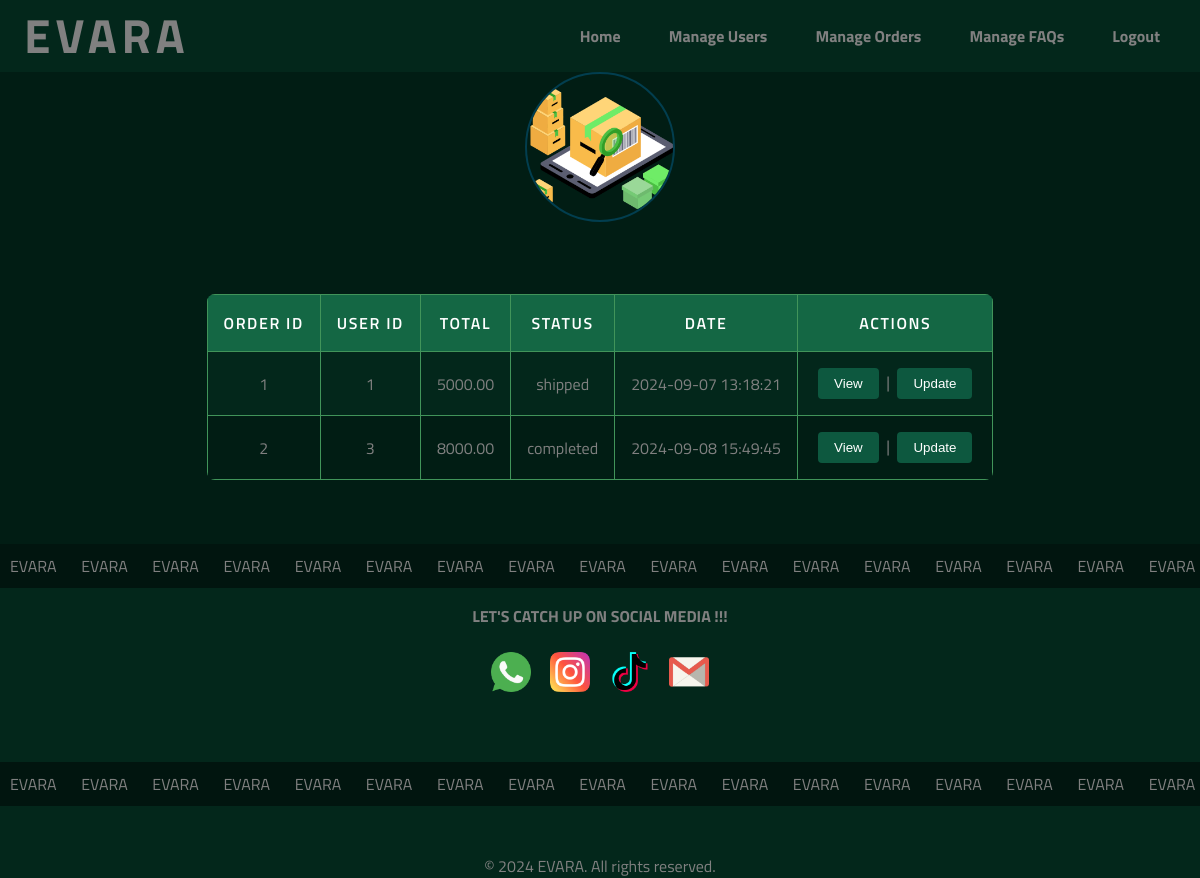
The page /admin_order_management.php on the database its author committed.
### tables this page shows
CREATE TABLE `orders` (
  `order_id` int(11) NOT NULL,
  `user_id` int(11) NOT NULL,
  `total` decimal(10,2) NOT NULL,
  `status` enum('pending','completed','shipped','canceled') DEFAULT 'pending',
  `order_date` timestamp NOT NULL DEFAULT current_timestamp()
);

### admin_order_management.php (the view, shortened to what this page needs)
<?php
$servername = "localhost";
$username = "root";
$password = "";
$database = "evara_db";
$conn = new mysqli($servername, $username, $password, $database);
$query = "SELECT * FROM orders";
$result = mysqli_query($conn, $query);
?>
<!DOCTYPE html>
<html lang="en">
<head>
    <link rel="stylesheet" href="CSS/admin.css">
    <link rel="stylesheet" href="CSS/style.css">
</head>
<body>
    <header>
        <div class="logo"><b>EVARA</b></div>
        <nav>
            <ul>
                <li><a href="index.php"><b>Home</b></a></li>
                <li><a href="admin_user_management.php"><b>Manage Users</b></a></li>
                <li><a href="admin_order_management.php"><b>Manage Orders</b></a></li>
                <li><a href="admin_faq_management.php"><b>Manage FAQs</b></a></li>
                <li><a href="logout.php"><b>Logout</b></a></li>
            </ul>
        </nav>
    </header>
    <main>
        <section id="userManagment">
        <h1 >Order Management</h1>
        <div class="admin-image">
                    <img src="pics/order-tracking.png" alt="admin Image">
                </div>
                <br>
                <div class="table-container">
                <table class="admin-table">
            <thead>
                <tr>
                    <th>Order ID</th>
                    <th>User ID</th>
                    <th>Total</th>
                    <th>Status</th>
                    <th>Date</th>
                    <th>Actions</th>
                </tr>
            </thead>
            <tbody>
                <?php while ($row = mysqli_fetch_assoc($result)) { ?>
                    <tr>
                        <td><?php echo $row['order_id']; ?></td>
                        <td><?php echo $row['user_id']; ?></td>
                        <td><?php echo $row['total']; ?></td>
                        <td><?php echo $row['status']; ?></td>
                        <td><?php echo $row['order_date']; ?></td>
                        <td>
                                    <a href="view_order.php?id=<?php echo $row['order_id']; ?>">
                                        <button>View</button>
                                    </a>
                                    |
                                    <a href="update_order.php?id=<?php echo $row['order_id']; ?>">
                                        <button>Update</button>
                                    </a>
                                </td>
                            </tr>
                        <?php } ?>
                    </tbody>
        </table>
   </section>
    </main>
<section class="marqueeBox ">
        <div class="marquee">
            EVARA   &nbsp;    &nbsp;  &nbsp; EVARA  &nbsp;   &nbsp; &nbsp; EVARA     &nbsp;  &nbsp;    &nbsp; EVARA  &nbsp; &nbsp;   &nbsp; EVARA     &nbsp;    &nbsp;  &nbsp; EVARA  &nbsp;   &nbsp; &nbsp;
            EVARA   &nbsp;    &nbsp;  &nbsp; EVARA  &nbsp;   &nbsp; &nbsp; EVARA     &nbsp;  &nbsp;    &nbsp; EVARA  &nbsp; &nbsp;   &nbsp; EVARA     &nbsp;    &nbsp;  &nbsp; EVARA  &nbsp;   &nbsp; &nbsp;
            EVARA   &nbsp;    &nbsp;  &nbsp; EVARA  &nbsp;   &nbsp; &nbsp; EVARA     &nbsp;  &nbsp;    &nbsp; EVARA  &nbsp; &nbsp;   &nbsp; EVARA     &nbsp;    &nbsp;  &nbsp; EVARA  &nbsp;   &nbsp; &nbsp;
            EVARA   &nbsp;    &nbsp;  &nbsp; EVARA  &nbsp;   &nbsp; &nbsp; EVARA     &nbsp;  &nbsp;    &nbsp; EVARA  &nbsp; &nbsp;   &nbsp; EVARA     &nbsp;    &nbsp;  &nbsp; EVARA  &nbsp;   &nbsp; &nbsp;
            EVARA   &nbsp;    &nbsp;  &nbsp; EVARA  &nbsp;   &nbsp; &nbsp; EVARA     &nbsp;  &nbsp;    &nbsp; EVARA  &nbsp; &nbsp;   &nbsp; EVARA     &nbsp;    &nbsp;  &nbsp; EVARA  &nbsp;   &nbsp; &nbsp;
            EVARA   &nbsp;    &nbsp;  &nbsp; EVARA  &nbsp;   &nbsp; &nbsp; EVARA     &nbsp;  &nbsp;    &nbsp; EVARA  &nbsp; &nbsp;   &nbsp; EVARA     &nbsp;    &nbsp;  &nbsp; EVARA  &nbsp;   &nbsp; &nbsp;
            EVARA   &nbsp;    &nbsp;  &nbsp; EVARA  &nbsp;   &nbsp; &nbsp; EVARA     &nbsp;  &nbsp;    &nbsp; EVARA  &nbsp; &nbsp;   &nbsp; EVARA     &nbsp;    &nbsp;  &nbsp; EVARA  &nbsp;   &nbsp; &nbsp;
            EVARA   &nbsp;    &nbsp;  &nbsp; EVARA  &nbsp;   &nbsp; &nbsp; EVARA     &nbsp;  &nbsp;    &nbsp; EVARA  &nbsp; &nbsp;   &nbsp; EVARA     &nbsp;    &nbsp;  &nbsp; EVARA  &nbsp;   &nbsp; &nbsp;
            EVARA   &nbsp;    &nbsp;  &nbsp; EVARA  &nbsp;   &nbsp; &nbsp; EVARA     &nbsp;  &nbsp;    &nbsp; EVARA  &nbsp; &nbsp;   &nbsp; EVARA     &nbsp;    &nbsp;  &nbsp; EVARA  &nbsp;   &nbsp; &nbsp;
            EVARA   &nbsp;    &nbsp;  &nbsp; EVARA  &nbsp;   &nbsp; &nbsp; EVARA     &nbsp;  &nbsp;    &nbsp; EVARA  &nbsp; &nbsp;   &nbsp; EVARA     &nbsp;    &nbsp;  &nbsp; EVARA  &nbsp;   &nbsp; &nbsp;
            EVARA   &nbsp;    &nbsp;  &nbsp; EVARA  &nbsp;   &nbsp; &nbsp; EVARA     &nbsp;  &nbsp;    &nbsp; EVARA  &nbsp; &nbsp;   &nbsp; EVARA     &nbsp;    &nbsp;  &nbsp; EVARA  &nbsp;   &nbsp; &nbsp;
            EVARA   &nbsp;    &nbsp;  &nbsp; EVARA  &nbsp;   &nbsp; &nbsp; EVARA     &nbsp;  &nbsp;    &nbsp; EVARA  &nbsp; &nbsp;   &nbsp; EVARA     &nbsp;    &nbsp;  &nbsp; EVARA  &nbsp;   &nbsp; &nbsp;
        </div>
    </section>
    <footer>
        <section class="homeMedia">
            <div class="social">
                <h4>LET'S CATCH UP ON SOCIAL MEDIA !!!</h4>
                <br>
                <a href="https://wa.me/0740665317" target="_blank"><img src="pics/whtsapp.png" alt="WhatsApp"></a>
                <a href="https://www.instagram.com/" target="_blank"><img src="pics/insta.png" alt="Instagram"></a>
                <a href="https://www.tiktok.com/" target="_blank"><img src="pics/tiktok.png" alt="TikTok"></a>
                <a href="mailto:contactus@gmail.com" target="_blank"><img src="pics/mail.png" alt="Email"></a>
            </div>
        </section>
        <br>
        <br>
        <section class="marqueeBox">
            <div class="marquee">
                EVARA   &nbsp;    &nbsp;  &nbsp; EVARA  &nbsp;   &nbsp; &nbsp; EVARA     &nbsp;  &nbsp;    &nbsp; EVARA  &nbsp; &nbsp;   &nbsp; EVARA     &nbsp;    &nbsp;  &nbsp; EVARA  &nbsp;   &nbsp; &nbsp;
                EVARA   &nbsp;    &nbsp;  &nbsp; EVARA  &nbsp;   &nbsp; &nbsp; EVARA     &nbsp;  &nbsp;    &nbsp; EVARA  &nbsp; &nbsp;   &nbsp; EVARA     &nbsp;    &nbsp;  &nbsp; EVARA  &nbsp;   &nbsp; &nbsp;
                EVARA   &nbsp;    &nbsp;  &nbsp; EVARA  &nbsp;   &nbsp; &nbsp; EVARA     &nbsp;  &nbsp;    &nbsp; EVARA  &nbsp; &nbsp;   &nbsp; EVARA     &nbsp;    &nbsp;  &nbsp; EVARA  &nbsp;   &nbsp; &nbsp;
                EVARA   &nbsp;    &nbsp;  &nbsp; EVARA  &nbsp;   &nbsp; &nbsp; EVARA     &nbsp;  &nbsp;    &nbsp; EVARA  &nbsp; &nbsp;   &nbsp; EVARA     &nbsp;    &nbsp;  &nbsp; EVARA  &nbsp;   &nbsp; &nbsp;
                EVARA   &nbsp;    &nbsp;  &nbsp; EVARA  &nbsp;   &nbsp; &nbsp; EVARA     &nbsp;  &nbsp;    &nbsp; EVARA  &nbsp; &nbsp;   &nbsp; EVARA     &nbsp;    &nbsp;  &nbsp; EVARA  &nbsp;   &nbsp; &nbsp;
                EVARA   &nbsp;    &nbsp;  &nbsp; EVARA  &nbsp;   &nbsp; &nbsp; EVARA     &nbsp;  &nbsp;    &nbsp; EVARA  &nbsp; &nbsp;   &nbsp; EVARA     &nbsp;    &nbsp;  &nbsp; EVARA  &nbsp;   &nbsp; &nbsp;
                EVARA   &nbsp;    &nbsp;  &nbsp; EVARA  &nbsp;   &nbsp; &nbsp; EVARA     &nbsp;  &nbsp;    &nbsp; EVARA  &nbsp; &nbsp;   &nbsp; EVARA     &nbsp;    &nbsp;  &nbsp; EVARA  &nbsp;   &nbsp; &nbsp;
                EVARA   &nbsp;    &nbsp;  &nbsp; EVARA  &nbsp;   &nbsp; &nbsp; EVARA     &nbsp;  &nbsp;    &nbsp; EVARA  &nbsp; &nbsp;   &nbsp; EVARA     &nbsp;    &nbsp;  &nbsp; EVARA  &nbsp;   &nbsp; &nbsp;
                EVARA   &nbsp;    &nbsp;  &nbsp; EVARA  &nbsp;   &nbsp; &nbsp; EVARA     &nbsp;  &nbsp;    &nbsp; EVARA  &nbsp; &nbsp;   &nbsp; EVARA     &nbsp;    &nbsp;  &nbsp; EVARA  &nbsp;   &nbsp; &nbsp;
                EVARA   &nbsp;    &nbsp;  &nbsp; EVARA  &nbsp;   &nbsp; &nbsp; EVARA     &nbsp;  &nbsp;    &nbsp; EVARA  &nbsp; &nbsp;   &nbsp; EVARA     &nbsp;    &nbsp;  &nbsp; EVARA  &nbsp;   &nbsp; &nbsp;
                EVARA   &nbsp;    &nbsp;  &nbsp; EVARA  &nbsp;   &nbsp; &nbsp; EVARA     &nbsp;  &nbsp;    &nbsp; EVARA  &nbsp; &nbsp;   &nbsp; EVARA     &nbsp;    &nbsp;  &nbsp; EVARA  &nbsp;   &nbsp; &nbsp;
                EVARA   &nbsp;    &nbsp;  &nbsp; EVARA  &nbsp;   &nbsp; &nbsp; EVARA     &nbsp;  &nbsp;    &nbsp; EVARA  &nbsp; &nbsp;   &nbsp; EVARA     &nbsp;    &nbsp;  &nbsp; EVARA  &nbsp;   &nbsp; &nbsp;
            </div>
        </section>
        <br>
        <br>
        <p>&copy; 2024 EVARA. All rights reserved.</p>
    </footer>
</body>
</html>

### CSS/admin.css (style rules this page uses)
body { font-family: 'Titillium Web', sans-serif; background-color: #011d14; color: #808080; margin: 0; padding: 0; }
header { background-color: #03271b; color: #fff; padding: 1rem; text-align: center; }
header .logo { font-size: 2rem; font-weight: 600; letter-spacing: 0.1em; }
main { padding: 2rem; display: flex; justify-content: center; align-items: center; flex-direction: column; }
#userManagment h1 { color: #fff; font-size: 2.5rem; margin-bottom: 1rem; text-transform: uppercase; letter-spacing: 0.1em; }
.admin-image { display: flex; justify-content: center; margin-bottom: 1rem; }
.admin-image img { width: 150px; height: auto; border-radius: 50%; border: 2px solid #023e4f; }
.table-container { width: 100%; max-width: 2000px; margin: 2rem auto; overflow-x: auto; }
.admin-table { width: 100%; border-collapse: collapse; font-size: 1rem; text-align: center; background-color: #03271b; border-radius: 8px; overflow: hidden; }
.admin-table th, .admin-table td { padding: 1rem; border: 1px solid #41945a; }
.admin-table th { background-color: #146744; color: #fff; font-weight: 600; text-transform: uppercase; letter-spacing: 0.1em; }
.admin-table tr:nth-child(even) { background-color: #011d14; }
.admin-table td { color: #808080; transition: background-color 0.3s ease; }
.admin-table td button { background-color: #0d583f; color: #fff; border: none; padding: 0.5rem 1rem; cursor: pointer; border-radius: 4px; margin: 0 0.25rem; transition: background-color 0.3s ease; text-decoration: none; }
.admin-table td a { color: inherit; text-decoration: none; }

### CSS/style.css (style rules this page uses)
* { box-sizing: border-box; margin: 0; padding: 0; }
body { background-color: #011d14; line-height: 24px; font-size: 16px; font-weight: 400; visibility: visible; font-family: "Titillium Web", sans-serif; color: #808080; margin: 0; padding: 0; }
header { background-color: #03271b; color: #808080; padding: 1.5rem; display: flex; justify-content: space-between; align-items: center; position: fixed; background-attachment: fixed; backdrop-filter: blur(10px); width: 100%; z-index: 100; }
header .logo { font-size: 3rem; }
header nav ul { list-style: none; display: flex; margin: 0; padding: 0; }
header nav ul li { margin-left: 1rem; }
header nav ul li a { color: #808080; text-decoration: none; padding: 1rem; font-size: 1rem; transition: color 0.3s ease; }
.marqueeBox { overflow: hidden; white-space: nowrap; background-color: #01150f; color:#808080; padding: 10px 10px ; }
.marquee { display: inline-block; white-space: nowrap; animation: marquee 90s linear infinite; width: 100%; }
footer { background-color: #03271b; color: #808080; text-align: center; position: relative; bottom: 0; width: 100%; }
.homeMedia { display: flex; align-items: center; max-width: 800px; margin: 0 auto; padding: 1rem; justify-content: center; }
.homeMedia .social img, .homeMedia .contact img { width: 40px; height: 40px; margin: 0 0.5rem; justify-content: space-between; }

### rows shown on the page
orders: order_id "1", user "1", total "5000.00", status "shipped", order_date "2024-09-07 13:18:21"
orders: order_id "2", user "3", total "8000.00", status "completed", order_date "2024-09-08 15:49:45"
